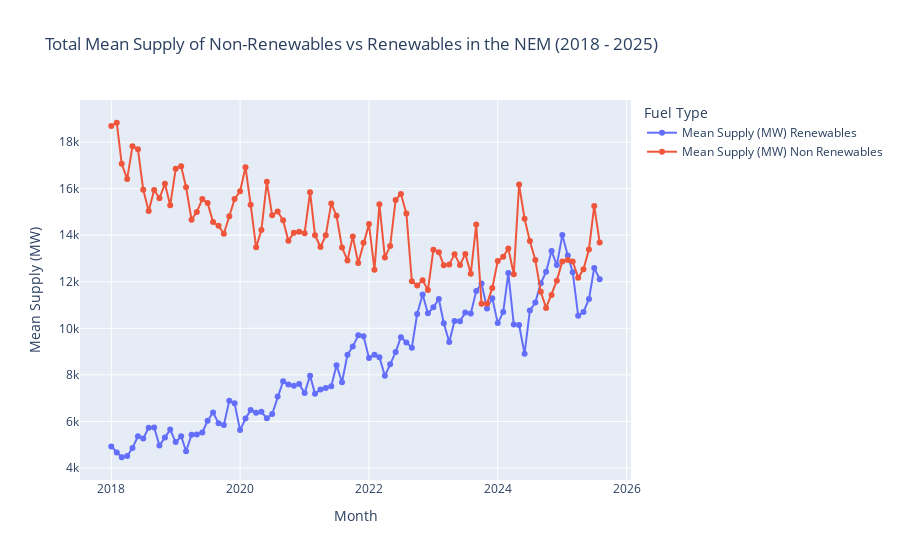

The cell this chart's notebook holds for it:
### Markdown cell above
### Generating the Plots for the Total Fuel Source Renewables/Non-Renewables

### Code cell
fig = px.line(total_supply_df, x='Month', y=['Mean Supply (MW) Renewables', 'Mean Supply (MW) Non Renewables'], title='Total Mean Supply of Non-Renewables vs Renewables in the NEM (2018 - 2025)', labels={'value': 'Mean Supply (MW)', 'variable': 'Fuel Type'})
fig.update_traces(mode = 'lines+markers')
